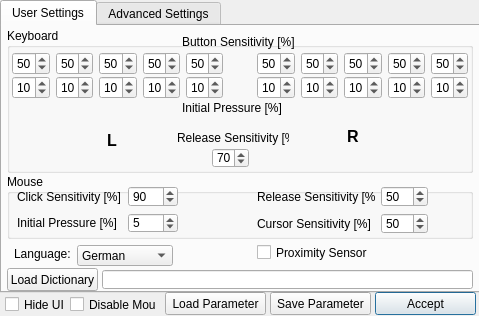
<?xml version="1.0" encoding="UTF-8"?>
<ui version="4.0">
 <class>Dialog</class>
 <widget class="QDialog" name="Dialog">
  <property name="geometry">
   <rect>
    <x>0</x>
    <y>0</y>
    <width>479</width>
    <height>316</height>
   </rect>
  </property>
  <property name="windowTitle">
   <string>EFFENDI Parameter Setup</string>
  </property>
  <property name="windowIcon">
   <iconset>
    <normaloff>effendi_logo_v3.ico</normaloff>effendi_logo_v3.ico</iconset>
  </property>
  <widget class="QPushButton" name="pushButton_accept">
   <property name="geometry">
    <rect>
     <x>375</x>
     <y>292</y>
     <width>101</width>
     <height>23</height>
    </rect>
   </property>
   <property name="text">
    <string>Accept</string>
   </property>
  </widget>
  <widget class="QPushButton" name="pushButton_load_parameter">
   <property name="geometry">
    <rect>
     <x>165</x>
     <y>292</y>
     <width>101</width>
     <height>23</height>
    </rect>
   </property>
   <property name="text">
    <string>Load Parameter</string>
   </property>
  </widget>
  <widget class="QPushButton" name="pushButton_save_parameter">
   <property name="geometry">
    <rect>
     <x>270</x>
     <y>292</y>
     <width>101</width>
     <height>23</height>
    </rect>
   </property>
   <property name="text">
    <string>Save Parameter</string>
   </property>
  </widget>
  <widget class="QTabWidget" name="tabWidget">
   <property name="geometry">
    <rect>
     <x>0</x>
     <y>0</y>
     <width>481</width>
     <height>293</height>
    </rect>
   </property>
   <property name="currentIndex">
    <number>0</number>
   </property>
   <widget class="QWidget" name="tab_user_settings">
    <attribute name="title">
     <string>User Settings</string>
    </attribute>
    <widget class="QComboBox" name="comboBox_language">
     <property name="geometry">
      <rect>
       <x>75</x>
       <y>219</y>
       <width>96</width>
       <height>21</height>
      </rect>
     </property>
     <item>
      <property name="text">
       <string>German</string>
      </property>
     </item>
     <item>
      <property name="text">
       <string>English</string>
      </property>
     </item>
    </widget>
    <widget class="QLabel" name="label_2">
     <property name="geometry">
      <rect>
       <x>12</x>
       <y>220</y>
       <width>61</width>
       <height>16</height>
      </rect>
     </property>
     <property name="text">
      <string>Language:</string>
     </property>
    </widget>
    <widget class="QGroupBox" name="groupBox_3">
     <property name="geometry">
      <rect>
       <x>5</x>
       <y>2</y>
       <width>466</width>
       <height>145</height>
      </rect>
     </property>
     <property name="title">
      <string>Keyboard</string>
     </property>
     <widget class="QWidget" name="horizontalLayoutWidget">
      <property name="geometry">
       <rect>
        <x>5</x>
        <y>24</y>
        <width>211</width>
        <height>23</height>
       </rect>
      </property>
      <layout class="QHBoxLayout" name="horizontalLayout">
       <item>
        <widget class="QSpinBox" name="spinbox_trigger_sensitivity_lp">
         <property name="sizePolicy">
          <sizepolicy hsizetype="Fixed" vsizetype="Fixed">
           <horstretch>0</horstretch>
           <verstretch>0</verstretch>
          </sizepolicy>
         </property>
         <property name="maximum">
          <number>99</number>
         </property>
         <property name="singleStep">
          <number>1</number>
         </property>
         <property name="value">
          <number>50</number>
         </property>
        </widget>
       </item>
       <item>
        <widget class="QSpinBox" name="spinbox_trigger_sensitivity_lr">
         <property name="sizePolicy">
          <sizepolicy hsizetype="Fixed" vsizetype="Fixed">
           <horstretch>0</horstretch>
           <verstretch>0</verstretch>
          </sizepolicy>
         </property>
         <property name="maximum">
          <number>99</number>
         </property>
         <property name="singleStep">
          <number>1</number>
         </property>
         <property name="value">
          <number>50</number>
         </property>
        </widget>
       </item>
       <item>
        <widget class="QSpinBox" name="spinbox_trigger_sensitivity_lm">
         <property name="sizePolicy">
          <sizepolicy hsizetype="Fixed" vsizetype="Fixed">
           <horstretch>0</horstretch>
           <verstretch>0</verstretch>
          </sizepolicy>
         </property>
         <property name="maximum">
          <number>99</number>
         </property>
         <property name="singleStep">
          <number>1</number>
         </property>
         <property name="value">
          <number>50</number>
         </property>
        </widget>
       </item>
       <item>
        <widget class="QSpinBox" name="spinbox_trigger_sensitivity_li">
         <property name="sizePolicy">
          <sizepolicy hsizetype="Fixed" vsizetype="Fixed">
           <horstretch>0</horstretch>
           <verstretch>0</verstretch>
          </sizepolicy>
         </property>
         <property name="maximum">
          <number>99</number>
         </property>
         <property name="singleStep">
          <number>1</number>
         </property>
         <property name="value">
          <number>50</number>
         </property>
        </widget>
       </item>
       <item>
        <widget class="QSpinBox" name="spinbox_trigger_sensitivity_lt">
         <property name="sizePolicy">
          <sizepolicy hsizetype="Fixed" vsizetype="Fixed">
           <horstretch>0</horstretch>
           <verstretch>0</verstretch>
          </sizepolicy>
         </property>
         <property name="maximum">
          <number>99</number>
         </property>
         <property name="singleStep">
          <number>1</number>
         </property>
         <property name="value">
          <number>50</number>
         </property>
        </widget>
       </item>
      </layout>
     </widget>
     <widget class="QWidget" name="horizontalLayoutWidget_2">
      <property name="geometry">
       <rect>
        <x>250</x>
        <y>24</y>
        <width>211</width>
        <height>23</height>
       </rect>
      </property>
      <layout class="QHBoxLayout" name="horizontalLayout_2">
       <item>
        <widget class="QSpinBox" name="spinbox_trigger_sensitivity_rt">
         <property name="sizePolicy">
          <sizepolicy hsizetype="Fixed" vsizetype="Fixed">
           <horstretch>0</horstretch>
           <verstretch>0</verstretch>
          </sizepolicy>
         </property>
         <property name="maximum">
          <number>99</number>
         </property>
         <property name="singleStep">
          <number>1</number>
         </property>
         <property name="value">
          <number>50</number>
         </property>
        </widget>
       </item>
       <item>
        <widget class="QSpinBox" name="spinbox_trigger_sensitivity_ri">
         <property name="sizePolicy">
          <sizepolicy hsizetype="Fixed" vsizetype="Fixed">
           <horstretch>0</horstretch>
           <verstretch>0</verstretch>
          </sizepolicy>
         </property>
         <property name="maximum">
          <number>99</number>
         </property>
         <property name="singleStep">
          <number>1</number>
         </property>
         <property name="value">
          <number>50</number>
         </property>
        </widget>
       </item>
       <item>
        <widget class="QSpinBox" name="spinbox_trigger_sensitivity_rm">
         <property name="sizePolicy">
          <sizepolicy hsizetype="Fixed" vsizetype="Fixed">
           <horstretch>0</horstretch>
           <verstretch>0</verstretch>
          </sizepolicy>
         </property>
         <property name="maximum">
          <number>99</number>
         </property>
         <property name="singleStep">
          <number>1</number>
         </property>
         <property name="value">
          <number>50</number>
         </property>
        </widget>
       </item>
       <item>
        <widget class="QSpinBox" name="spinbox_trigger_sensitivity_rr">
         <property name="sizePolicy">
          <sizepolicy hsizetype="Fixed" vsizetype="Fixed">
           <horstretch>0</horstretch>
           <verstretch>0</verstretch>
          </sizepolicy>
         </property>
         <property name="maximum">
          <number>99</number>
         </property>
         <property name="singleStep">
          <number>1</number>
         </property>
         <property name="value">
          <number>50</number>
         </property>
        </widget>
       </item>
       <item>
        <widget class="QSpinBox" name="spinbox_trigger_sensitivity_rp">
         <property name="sizePolicy">
          <sizepolicy hsizetype="Fixed" vsizetype="Fixed">
           <horstretch>0</horstretch>
           <verstretch>0</verstretch>
          </sizepolicy>
         </property>
         <property name="maximum">
          <number>99</number>
         </property>
         <property name="singleStep">
          <number>1</number>
         </property>
         <property name="value">
          <number>50</number>
         </property>
        </widget>
       </item>
      </layout>
     </widget>
     <widget class="QLabel" name="label_5">
      <property name="geometry">
       <rect>
        <x>80</x>
        <y>80</y>
        <width>50</width>
        <height>50</height>
       </rect>
      </property>
      <property name="text">
       <string/>
      </property>
      <property name="pixmap">
       <pixmap>Hand_L.png</pixmap>
      </property>
      <property name="scaledContents">
       <bool>true</bool>
      </property>
     </widget>
     <widget class="QLabel" name="label_9">
      <property name="geometry">
       <rect>
        <x>320</x>
        <y>78</y>
        <width>50</width>
        <height>50</height>
       </rect>
      </property>
      <property name="text">
       <string/>
      </property>
      <property name="pixmap">
       <pixmap>Hand_R.png</pixmap>
      </property>
      <property name="scaledContents">
       <bool>true</bool>
      </property>
     </widget>
     <widget class="QLabel" name="label_17">
      <property name="geometry">
       <rect>
        <x>170</x>
        <y>100</y>
        <width>112</width>
        <height>20</height>
       </rect>
      </property>
      <property name="text">
       <string>Release Sensitivity [%]</string>
      </property>
     </widget>
     <widget class="QSpinBox" name="spinbox_release_sensitivity">
      <property name="geometry">
       <rect>
        <x>205</x>
        <y>120</y>
        <width>37</width>
        <height>20</height>
       </rect>
      </property>
      <property name="sizePolicy">
       <sizepolicy hsizetype="Fixed" vsizetype="Fixed">
        <horstretch>0</horstretch>
        <verstretch>0</verstretch>
       </sizepolicy>
      </property>
      <property name="maximum">
       <number>100</number>
      </property>
      <property name="singleStep">
       <number>1</number>
      </property>
      <property name="value">
       <number>70</number>
      </property>
     </widget>
     <widget class="QLabel" name="label_3">
      <property name="geometry">
       <rect>
        <x>175</x>
        <y>6</y>
        <width>116</width>
        <height>16</height>
       </rect>
      </property>
      <property name="text">
       <string>Button Sensitivity [%]</string>
      </property>
     </widget>
     <widget class="QLabel" name="label_8">
      <property name="geometry">
       <rect>
        <x>100</x>
        <y>104</y>
        <width>16</width>
        <height>17</height>
       </rect>
      </property>
      <property name="font">
       <font>
        <pointsize>12</pointsize>
        <weight>75</weight>
        <bold>true</bold>
       </font>
      </property>
      <property name="text">
       <string>L</string>
      </property>
     </widget>
     <widget class="QLabel" name="label_12">
      <property name="geometry">
       <rect>
        <x>340</x>
        <y>100</y>
        <width>16</width>
        <height>17</height>
       </rect>
      </property>
      <property name="font">
       <font>
        <pointsize>12</pointsize>
        <weight>75</weight>
        <bold>true</bold>
       </font>
      </property>
      <property name="text">
       <string>R</string>
      </property>
     </widget>
     <widget class="QWidget" name="horizontalLayoutWidget_11">
      <property name="geometry">
       <rect>
        <x>5</x>
        <y>48</y>
        <width>211</width>
        <height>23</height>
       </rect>
      </property>
      <layout class="QHBoxLayout" name="horizontalLayout_11">
       <item>
        <widget class="QSpinBox" name="spinbox_keyboard_pressure_lp">
         <property name="sizePolicy">
          <sizepolicy hsizetype="Fixed" vsizetype="Fixed">
           <horstretch>0</horstretch>
           <verstretch>0</verstretch>
          </sizepolicy>
         </property>
         <property name="maximum">
          <number>99</number>
         </property>
         <property name="singleStep">
          <number>1</number>
         </property>
         <property name="value">
          <number>10</number>
         </property>
        </widget>
       </item>
       <item>
        <widget class="QSpinBox" name="spinbox_keyboard_pressure_lr">
         <property name="sizePolicy">
          <sizepolicy hsizetype="Fixed" vsizetype="Fixed">
           <horstretch>0</horstretch>
           <verstretch>0</verstretch>
          </sizepolicy>
         </property>
         <property name="maximum">
          <number>99</number>
         </property>
         <property name="singleStep">
          <number>1</number>
         </property>
         <property name="value">
          <number>10</number>
         </property>
        </widget>
       </item>
       <item>
        <widget class="QSpinBox" name="spinbox_keyboard_pressure_lm">
         <property name="sizePolicy">
          <sizepolicy hsizetype="Fixed" vsizetype="Fixed">
           <horstretch>0</horstretch>
           <verstretch>0</verstretch>
          </sizepolicy>
         </property>
         <property name="maximum">
          <number>99</number>
         </property>
         <property name="singleStep">
          <number>1</number>
         </property>
         <property name="value">
          <number>10</number>
         </property>
        </widget>
       </item>
       <item>
        <widget class="QSpinBox" name="spinbox_keyboard_pressure_li">
         <property name="sizePolicy">
          <sizepolicy hsizetype="Fixed" vsizetype="Fixed">
           <horstretch>0</horstretch>
           <verstretch>0</verstretch>
          </sizepolicy>
         </property>
         <property name="maximum">
          <number>99</number>
         </property>
         <property name="singleStep">
          <number>1</number>
         </property>
         <property name="value">
          <number>10</number>
         </property>
        </widget>
       </item>
       <item>
        <widget class="QSpinBox" name="spinbox_keyboard_pressure_lt">
         <property name="sizePolicy">
          <sizepolicy hsizetype="Fixed" vsizetype="Fixed">
           <horstretch>0</horstretch>
           <verstretch>0</verstretch>
          </sizepolicy>
         </property>
         <property name="maximum">
          <number>99</number>
         </property>
         <property name="singleStep">
          <number>1</number>
         </property>
         <property name="value">
          <number>10</number>
         </property>
        </widget>
       </item>
      </layout>
     </widget>
     <widget class="QWidget" name="horizontalLayoutWidget_12">
      <property name="geometry">
       <rect>
        <x>250</x>
        <y>48</y>
        <width>211</width>
        <height>23</height>
       </rect>
      </property>
      <layout class="QHBoxLayout" name="horizontalLayout_12">
       <item>
        <widget class="QSpinBox" name="spinbox_keyboard_pressure_rt">
         <property name="sizePolicy">
          <sizepolicy hsizetype="Fixed" vsizetype="Fixed">
           <horstretch>0</horstretch>
           <verstretch>0</verstretch>
          </sizepolicy>
         </property>
         <property name="maximum">
          <number>99</number>
         </property>
         <property name="singleStep">
          <number>1</number>
         </property>
         <property name="value">
          <number>10</number>
         </property>
        </widget>
       </item>
       <item>
        <widget class="QSpinBox" name="spinbox_keyboard_pressure_ri">
         <property name="sizePolicy">
          <sizepolicy hsizetype="Fixed" vsizetype="Fixed">
           <horstretch>0</horstretch>
           <verstretch>0</verstretch>
          </sizepolicy>
         </property>
         <property name="maximum">
          <number>99</number>
         </property>
         <property name="singleStep">
          <number>1</number>
         </property>
         <property name="value">
          <number>10</number>
         </property>
        </widget>
       </item>
       <item>
        <widget class="QSpinBox" name="spinbox_keyboard_pressure_rm">
         <property name="sizePolicy">
          <sizepolicy hsizetype="Fixed" vsizetype="Fixed">
           <horstretch>0</horstretch>
           <verstretch>0</verstretch>
          </sizepolicy>
         </property>
         <property name="maximum">
          <number>99</number>
         </property>
         <property name="singleStep">
          <number>1</number>
         </property>
         <property name="value">
          <number>10</number>
         </property>
        </widget>
       </item>
       <item>
        <widget class="QSpinBox" name="spinbox_keyboard_pressure_rr">
         <property name="sizePolicy">
          <sizepolicy hsizetype="Fixed" vsizetype="Fixed">
           <horstretch>0</horstretch>
           <verstretch>0</verstretch>
          </sizepolicy>
         </property>
         <property name="maximum">
          <number>99</number>
         </property>
         <property name="singleStep">
          <number>1</number>
         </property>
         <property name="value">
          <number>10</number>
         </property>
        </widget>
       </item>
       <item>
        <widget class="QSpinBox" name="spinbox_keyboard_pressure_rp">
         <property name="sizePolicy">
          <sizepolicy hsizetype="Fixed" vsizetype="Fixed">
           <horstretch>0</horstretch>
           <verstretch>0</verstretch>
          </sizepolicy>
         </property>
         <property name="maximum">
          <number>99</number>
         </property>
         <property name="singleStep">
          <number>1</number>
         </property>
         <property name="value">
          <number>10</number>
         </property>
        </widget>
       </item>
      </layout>
     </widget>
     <widget class="QLabel" name="label_31">
      <property name="geometry">
       <rect>
        <x>175</x>
        <y>72</y>
        <width>116</width>
        <height>16</height>
       </rect>
      </property>
      <property name="text">
       <string>Initial Pressure [%]</string>
      </property>
     </widget>
    </widget>
    <widget class="QGroupBox" name="groupBox_5">
     <property name="geometry">
      <rect>
       <x>5</x>
       <y>148</y>
       <width>466</width>
       <height>65</height>
      </rect>
     </property>
     <property name="title">
      <string>Mouse</string>
     </property>
     <widget class="QWidget" name="gridLayoutWidget_6">
      <property name="geometry">
       <rect>
        <x>10</x>
        <y>12</y>
        <width>161</width>
        <height>47</height>
       </rect>
      </property>
      <layout class="QGridLayout" name="gridLayout_6">
       <item row="0" column="0">
        <widget class="QLabel" name="label_14">
         <property name="text">
          <string>Click Sensitivity [%]</string>
         </property>
        </widget>
       </item>
       <item row="0" column="1">
        <widget class="QSpinBox" name="spinbox_mouse_click_sensitivity">
         <property name="maximum">
          <number>100</number>
         </property>
         <property name="singleStep">
          <number>1</number>
         </property>
         <property name="value">
          <number>90</number>
         </property>
        </widget>
       </item>
       <item row="1" column="1">
        <widget class="QSpinBox" name="spinbox_mouse_pressure">
         <property name="sizePolicy">
          <sizepolicy hsizetype="Maximum" vsizetype="Preferred">
           <horstretch>0</horstretch>
           <verstretch>0</verstretch>
          </sizepolicy>
         </property>
         <property name="maximumSize">
          <size>
           <width>50</width>
           <height>16777215</height>
          </size>
         </property>
         <property name="maximum">
          <number>100</number>
         </property>
         <property name="singleStep">
          <number>1</number>
         </property>
         <property name="value">
          <number>5</number>
         </property>
        </widget>
       </item>
       <item row="1" column="0">
        <widget class="QLabel" name="label_75">
         <property name="text">
          <string>Initial Pressure [%]</string>
         </property>
        </widget>
       </item>
      </layout>
     </widget>
     <widget class="QWidget" name="gridLayoutWidget_7">
      <property name="geometry">
       <rect>
        <x>250</x>
        <y>12</y>
        <width>171</width>
        <height>48</height>
       </rect>
      </property>
      <layout class="QGridLayout" name="gridLayout_8">
       <item row="0" column="1">
        <widget class="QSpinBox" name="spinbox_mouse_release_sensitivity">
         <property name="maximum">
          <number>100</number>
         </property>
         <property name="singleStep">
          <number>1</number>
         </property>
         <property name="value">
          <number>50</number>
         </property>
        </widget>
       </item>
       <item row="0" column="0">
        <widget class="QLabel" name="label_30">
         <property name="toolTip">
          <string>&lt;html&gt;&lt;head/&gt;&lt;body&gt;&lt;p&gt;When set to 100% the Release threshhold matches the trigger threshhold&lt;/p&gt;&lt;/body&gt;&lt;/html&gt;</string>
         </property>
         <property name="text">
          <string>Release Sensitivity [%]</string>
         </property>
        </widget>
       </item>
       <item row="1" column="0">
        <widget class="QLabel" name="label_26">
         <property name="text">
          <string>Cursor Sensitivity [%]</string>
         </property>
        </widget>
       </item>
       <item row="1" column="1">
        <widget class="QSpinBox" name="spinbox_mouse_cursor_sensitivity">
         <property name="maximum">
          <number>100</number>
         </property>
         <property name="singleStep">
          <number>1</number>
         </property>
         <property name="value">
          <number>50</number>
         </property>
        </widget>
       </item>
      </layout>
     </widget>
    </widget>
    <widget class="QPushButton" name="pushButton_load_dict">
     <property name="geometry">
      <rect>
       <x>5</x>
       <y>242</y>
       <width>91</width>
       <height>23</height>
      </rect>
     </property>
     <property name="text">
      <string>Load Dictionary</string>
     </property>
    </widget>
    <widget class="QLineEdit" name="lineEdit_load_dict">
     <property name="geometry">
      <rect>
       <x>100</x>
       <y>244</y>
       <width>371</width>
       <height>19</height>
      </rect>
     </property>
    </widget>
    <widget class="QCheckBox" name="checkBox_proximity_sensor">
     <property name="geometry">
      <rect>
       <x>255</x>
       <y>218</y>
       <width>126</width>
       <height>17</height>
      </rect>
     </property>
     <property name="toolTip">
      <string>Uses proximity sensors if checked, otherwise FSR are used</string>
     </property>
     <property name="text">
      <string>Proximity Sensor</string>
     </property>
    </widget>
   </widget>
   <widget class="QWidget" name="tab_advanced_settings">
    <attribute name="title">
     <string>Advanced Settings</string>
    </attribute>
    <widget class="QGroupBox" name="groupBox">
     <property name="geometry">
      <rect>
       <x>5</x>
       <y>10</y>
       <width>221</width>
       <height>131</height>
      </rect>
     </property>
     <property name="title">
      <string>Screen</string>
     </property>
     <widget class="QWidget" name="gridLayoutWidget_2">
      <property name="geometry">
       <rect>
        <x>10</x>
        <y>20</y>
        <width>211</width>
        <height>105</height>
       </rect>
      </property>
      <layout class="QGridLayout" name="gridLayout_2">
       <item row="2" column="0">
        <widget class="QLabel" name="label_11">
         <property name="text">
          <string>Left Boundary</string>
         </property>
        </widget>
       </item>
       <item row="2" column="1">
        <widget class="QDoubleSpinBox" name="spinbox_left_boundary">
         <property name="locale">
          <locale language="English" country="UnitedStates"/>
         </property>
         <property name="minimum">
          <double>-1000.000000000000000</double>
         </property>
         <property name="maximum">
          <double>1000.000000000000000</double>
         </property>
         <property name="singleStep">
          <double>1.000000000000000</double>
         </property>
         <property name="value">
          <double>1.000000000000000</double>
         </property>
        </widget>
       </item>
       <item row="4" column="1">
        <widget class="QDoubleSpinBox" name="spinbox_right_boundary">
         <property name="locale">
          <locale language="English" country="UnitedStates"/>
         </property>
         <property name="minimum">
          <double>-1000.000000000000000</double>
         </property>
         <property name="maximum">
          <double>1000.000000000000000</double>
         </property>
         <property name="singleStep">
          <double>1.000000000000000</double>
         </property>
         <property name="value">
          <double>12.000000000000000</double>
         </property>
        </widget>
       </item>
       <item row="4" column="0">
        <widget class="QLabel" name="label_6">
         <property name="text">
          <string>Right Boundary</string>
         </property>
        </widget>
       </item>
       <item row="5" column="1">
        <widget class="QDoubleSpinBox" name="spinbox_upper_boundary">
         <property name="locale">
          <locale language="English" country="UnitedStates"/>
         </property>
         <property name="minimum">
          <double>-1000.000000000000000</double>
         </property>
         <property name="maximum">
          <double>1000.000000000000000</double>
         </property>
         <property name="singleStep">
          <double>1.000000000000000</double>
         </property>
         <property name="value">
          <double>12.000000000000000</double>
         </property>
        </widget>
       </item>
       <item row="5" column="0">
        <widget class="QLabel" name="label_10">
         <property name="text">
          <string>Upper Boundary</string>
         </property>
        </widget>
       </item>
       <item row="3" column="1">
        <widget class="QDoubleSpinBox" name="spinbox_lower_boundary">
         <property name="locale">
          <locale language="English" country="UnitedStates"/>
         </property>
         <property name="minimum">
          <double>-1000.000000000000000</double>
         </property>
         <property name="maximum">
          <double>1000.000000000000000</double>
         </property>
         <property name="singleStep">
          <double>1.000000000000000</double>
         </property>
         <property name="value">
          <double>1.000000000000000</double>
         </property>
        </widget>
       </item>
       <item row="3" column="0">
        <widget class="QLabel" name="label_7">
         <property name="text">
          <string>Lower Boundary</string>
         </property>
        </widget>
       </item>
      </layout>
     </widget>
    </widget>
    <widget class="QGroupBox" name="groupBox_2">
     <property name="geometry">
      <rect>
       <x>5</x>
       <y>142</y>
       <width>221</width>
       <height>79</height>
      </rect>
     </property>
     <property name="title">
      <string>Keyboard</string>
     </property>
     <widget class="QWidget" name="gridLayoutWidget">
      <property name="geometry">
       <rect>
        <x>10</x>
        <y>20</y>
        <width>206</width>
        <height>55</height>
       </rect>
      </property>
      <layout class="QGridLayout" name="gridLayout">
       <item row="1" column="1">
        <widget class="QDoubleSpinBox" name="spinbox_retrigger_duration">
         <property name="locale">
          <locale language="English" country="UnitedStates"/>
         </property>
         <property name="buttonSymbols">
          <enum>QAbstractSpinBox::UpDownArrows</enum>
         </property>
         <property name="singleStep">
          <double>0.100000000000000</double>
         </property>
         <property name="value">
          <double>1.000000000000000</double>
         </property>
        </widget>
       </item>
       <item row="0" column="1">
        <widget class="QDoubleSpinBox" name="spinbox_long_press_duration">
         <property name="locale">
          <locale language="English" country="UnitedStates"/>
         </property>
         <property name="singleStep">
          <double>0.100000000000000</double>
         </property>
         <property name="value">
          <double>1.000000000000000</double>
         </property>
        </widget>
       </item>
       <item row="0" column="0">
        <widget class="QLabel" name="label">
         <property name="text">
          <string>Long Press Duration [s]</string>
         </property>
        </widget>
       </item>
       <item row="1" column="0">
        <widget class="QLabel" name="label_4">
         <property name="text">
          <string>Retrigger Duration [s]</string>
         </property>
        </widget>
       </item>
      </layout>
     </widget>
    </widget>
    <widget class="QGroupBox" name="groupBox_6">
     <property name="geometry">
      <rect>
       <x>245</x>
       <y>10</y>
       <width>221</width>
       <height>131</height>
      </rect>
     </property>
     <property name="title">
      <string>Scroll</string>
     </property>
     <widget class="QWidget" name="gridLayoutWidget_4">
      <property name="geometry">
       <rect>
        <x>10</x>
        <y>20</y>
        <width>206</width>
        <height>103</height>
       </rect>
      </property>
      <layout class="QGridLayout" name="gridLayout_4">
       <item row="0" column="0">
        <widget class="QLabel" name="label_18">
         <property name="text">
          <string>Up Trigger</string>
         </property>
        </widget>
       </item>
       <item row="0" column="1">
        <widget class="QDoubleSpinBox" name="spinbox_scroll_up_trigger">
         <property name="locale">
          <locale language="English" country="UnitedStates"/>
         </property>
         <property name="minimum">
          <double>-1000.000000000000000</double>
         </property>
         <property name="maximum">
          <double>1000.000000000000000</double>
         </property>
         <property name="singleStep">
          <double>1.000000000000000</double>
         </property>
         <property name="value">
          <double>-20.000000000000000</double>
         </property>
        </widget>
       </item>
       <item row="2" column="0">
        <widget class="QLabel" name="label_28">
         <property name="text">
          <string>Release Sensitivity [%]</string>
         </property>
        </widget>
       </item>
       <item row="1" column="0">
        <widget class="QLabel" name="label_27">
         <property name="text">
          <string>Down Trigger</string>
         </property>
        </widget>
       </item>
       <item row="2" column="1">
        <widget class="QDoubleSpinBox" name="spinbox_scroll_release_sensitivity">
         <property name="locale">
          <locale language="English" country="UnitedStates"/>
         </property>
         <property name="decimals">
          <number>0</number>
         </property>
         <property name="minimum">
          <double>0.000000000000000</double>
         </property>
         <property name="maximum">
          <double>100.000000000000000</double>
         </property>
         <property name="singleStep">
          <double>1.000000000000000</double>
         </property>
         <property name="value">
          <double>100.000000000000000</double>
         </property>
        </widget>
       </item>
       <item row="1" column="1">
        <widget class="QDoubleSpinBox" name="spinbox_scroll_down_trigger">
         <property name="locale">
          <locale language="English" country="UnitedStates"/>
         </property>
         <property name="minimum">
          <double>-1000.000000000000000</double>
         </property>
         <property name="maximum">
          <double>1000.000000000000000</double>
         </property>
         <property name="singleStep">
          <double>1.000000000000000</double>
         </property>
         <property name="value">
          <double>20.000000000000000</double>
         </property>
        </widget>
       </item>
       <item row="3" column="1">
        <widget class="QSpinBox" name="spinbox_scroll_speed">
         <property name="minimum">
          <number>1</number>
         </property>
         <property name="maximum">
          <number>100</number>
         </property>
         <property name="singleStep">
          <number>1</number>
         </property>
         <property name="value">
          <number>10</number>
         </property>
        </widget>
       </item>
       <item row="3" column="0">
        <widget class="QLabel" name="label_29">
         <property name="text">
          <string>Scroll Speed</string>
         </property>
        </widget>
       </item>
      </layout>
     </widget>
    </widget>
    <widget class="QGroupBox" name="groupBox_4">
     <property name="geometry">
      <rect>
       <x>245</x>
       <y>144</y>
       <width>221</width>
       <height>103</height>
      </rect>
     </property>
     <property name="title">
      <string>Mouse</string>
     </property>
     <widget class="QWidget" name="gridLayoutWidget_5">
      <property name="geometry">
       <rect>
        <x>10</x>
        <y>16</y>
        <width>206</width>
        <height>81</height>
       </rect>
      </property>
      <layout class="QGridLayout" name="gridLayout_5">
       <item row="0" column="1">
        <widget class="QDoubleSpinBox" name="spinbox_right_click_duration">
         <property name="locale">
          <locale language="English" country="UnitedStates"/>
         </property>
         <property name="singleStep">
          <double>0.100000000000000</double>
         </property>
         <property name="value">
          <double>1.000000000000000</double>
         </property>
        </widget>
       </item>
       <item row="1" column="1">
        <widget class="QDoubleSpinBox" name="spinbox_recenter_mouse">
         <property name="locale">
          <locale language="English" country="UnitedStates"/>
         </property>
         <property name="buttonSymbols">
          <enum>QAbstractSpinBox::UpDownArrows</enum>
         </property>
         <property name="singleStep">
          <double>0.100000000000000</double>
         </property>
         <property name="value">
          <double>3.000000000000000</double>
         </property>
        </widget>
       </item>
       <item row="0" column="0">
        <widget class="QLabel" name="label_20">
         <property name="text">
          <string>Right Click [s]</string>
         </property>
        </widget>
       </item>
       <item row="1" column="0">
        <widget class="QLabel" name="label_21">
         <property name="text">
          <string>Recenter [s]</string>
         </property>
        </widget>
       </item>
       <item row="2" column="0">
        <widget class="QLabel" name="label_22">
         <property name="text">
          <string>Motion tolerance [%]</string>
         </property>
        </widget>
       </item>
       <item row="2" column="1">
        <widget class="QDoubleSpinBox" name="spinbox_motion_tolerance">
         <property name="locale">
          <locale language="English" country="UnitedStates"/>
         </property>
         <property name="buttonSymbols">
          <enum>QAbstractSpinBox::UpDownArrows</enum>
         </property>
         <property name="singleStep">
          <double>1.000000000000000</double>
         </property>
         <property name="value">
          <double>4.000000000000000</double>
         </property>
        </widget>
       </item>
      </layout>
     </widget>
    </widget>
    <widget class="QCheckBox" name="checkBox_trigger_mouse_down">
     <property name="geometry">
      <rect>
       <x>15</x>
       <y>224</y>
       <width>201</width>
       <height>17</height>
      </rect>
     </property>
     <property name="text">
      <string>Trigger Mouse Click at Down position</string>
     </property>
     <property name="checked">
      <bool>true</bool>
     </property>
    </widget>
    <widget class="QCheckBox" name="checkBox_mouse_acceleration">
     <property name="geometry">
      <rect>
       <x>15</x>
       <y>244</y>
       <width>131</width>
       <height>17</height>
      </rect>
     </property>
     <property name="toolTip">
      <string>Mouse accelerates towards the edges of the screen</string>
     </property>
     <property name="text">
      <string>Mouse Acceleration</string>
     </property>
    </widget>
   </widget>
  </widget>
  <widget class="QCheckBox" name="checkBox_hide_ui">
   <property name="geometry">
    <rect>
     <x>5</x>
     <y>296</y>
     <width>70</width>
     <height>17</height>
    </rect>
   </property>
   <property name="text">
    <string>Hide UI</string>
   </property>
  </widget>
  <widget class="QCheckBox" name="checkBox_disable_mouse">
   <property name="geometry">
    <rect>
     <x>70</x>
     <y>296</y>
     <width>86</width>
     <height>17</height>
    </rect>
   </property>
   <property name="text">
    <string>Disable Mouse</string>
   </property>
  </widget>
 </widget>
 <resources/>
 <connections/>
</ui>
